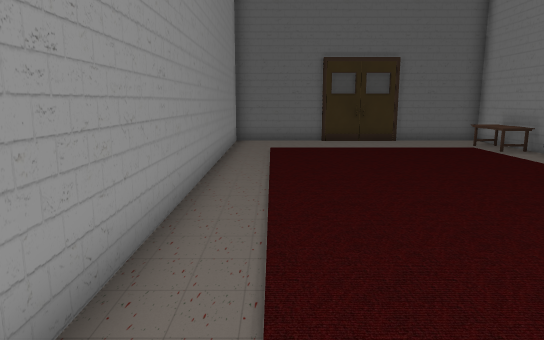
view 1 (above)

12 first-person views from a walk through a level from a Godot 3-D game. The camera is 1.5 m above the floor, tilts 10° down and sees 70° across. The floor is counted in squares, 1 m on a side. Each view is taken from the middle of a square. On the plan, view 1 faces up. The plan holds only what a view shows up to about 17 squares ahead; the rest is blank. The place goes on beyond the plan. Flat picture figures and markers are not drawn. Door leaves are left out where a doorway can be walked through. Some surface patterns are stand-ins.

view 2
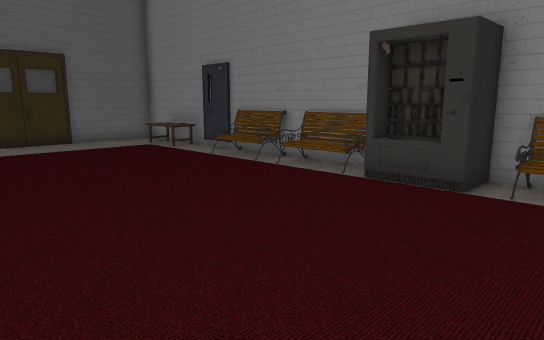

view 3
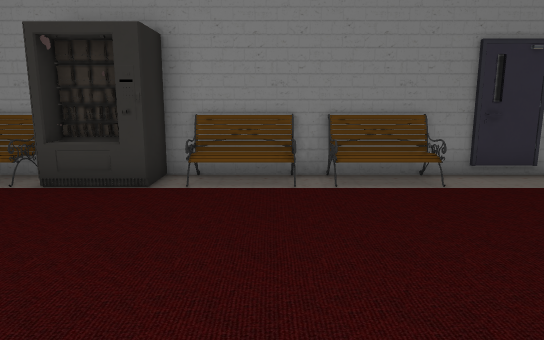

view 4
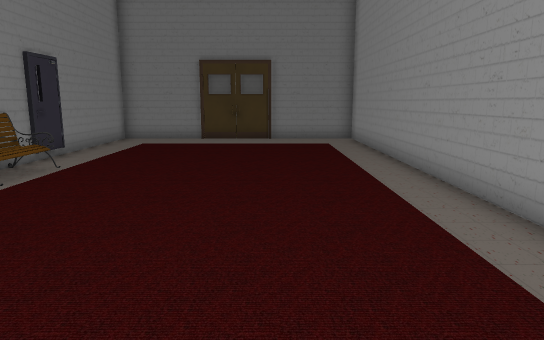

view 5
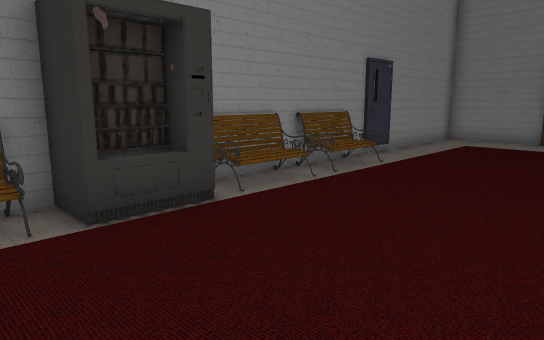

view 6
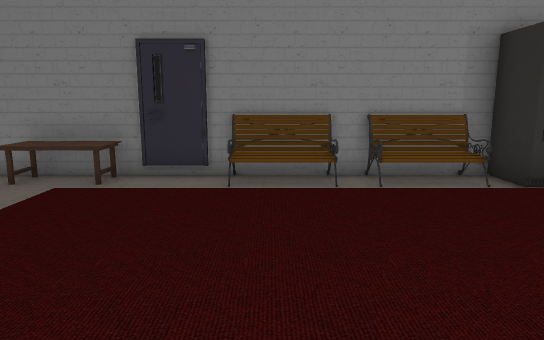

view 7
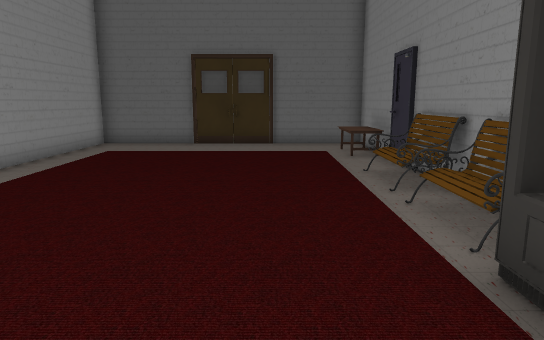

view 8
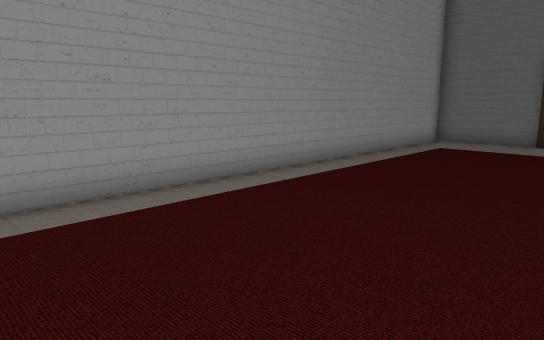

view 9
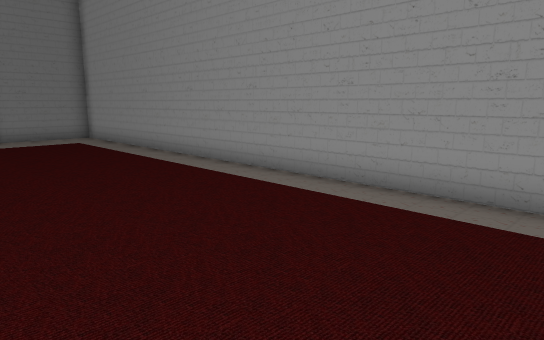

view 10
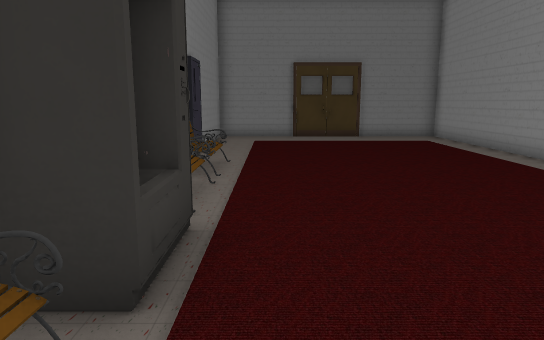

view 11
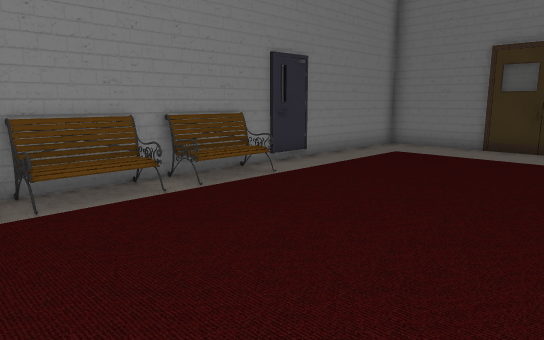

view 12
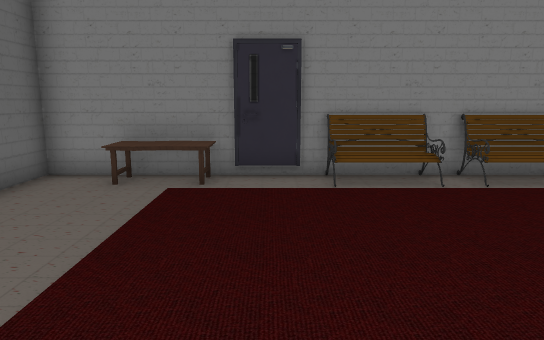

### Floor plan
Points are (right, up) in squares from view 1. A wall is a line through its corners. A room is listed if a view was taken in it or the views show most of it. See-through windows are left out.
Room 1 (views 1, 2, 3, 4, 5, 6, 7, 8, 9, 10, 11, 12)
walls: (7.4, 2.8) (7.7, 3.5) (7.5, 3.9); (7.4, 2.8) (7.8, 4.1); (7.3, 3.3) (7.7, 3.9); (7.5, 2.8) (7.7, 4.1); (7.6, 2.8) (7.6, 4.1); (7.7, 2.8) (7.6, 3.5); (7.6, 3.3) (7.4, 3.7); (7.7, 2.9) (7.3, 4.1); (7.8, 3) (7.4, 3.9); (8.4, 11.8) (8.4, 15.9) (-1.5, 15.9) (-1.5, -10.9) (2, -10.9); (2.1, -10.9) (8.4, -10.9) (8.4, 2.3) (7, 2.3) (7, 4.3) (8.4, 4.3) (8.4, 11.5)
ways out: closed door at (8, -5); closed door at (8, 11)
objects: table (7, 12) to (8, 14); bench (8, -3) to (8, -1); bench (8, 0) to (8, 1); bench (8, 5) to (8, 7); bench (8, 8) to (8, 9)

Where each view was taken, in squares from view 1:
view 1: 0 up, 0 right, facing up
view 2: 0 up, 0 right, facing up-right
view 3: 0 up, 0 right, facing right
view 4: 6 up, 2 right, facing down
view 5: 6 up, 2 right, facing down-right
view 6: 9 up, 0 right, facing right
view 7: 1 up, 5 right, facing up
view 8: 0 up, 5 right, facing up-left
view 9: 7 up, 5 right, facing down-left
view 10: 7 up, 6 right, facing down
view 11: 3 up, 1 right, facing down-right
view 12: 11 up, 0 right, facing right
